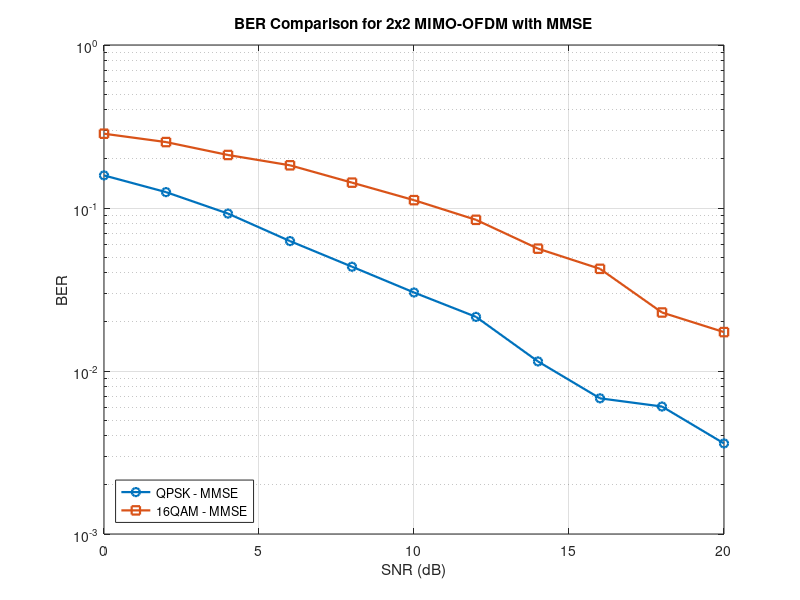
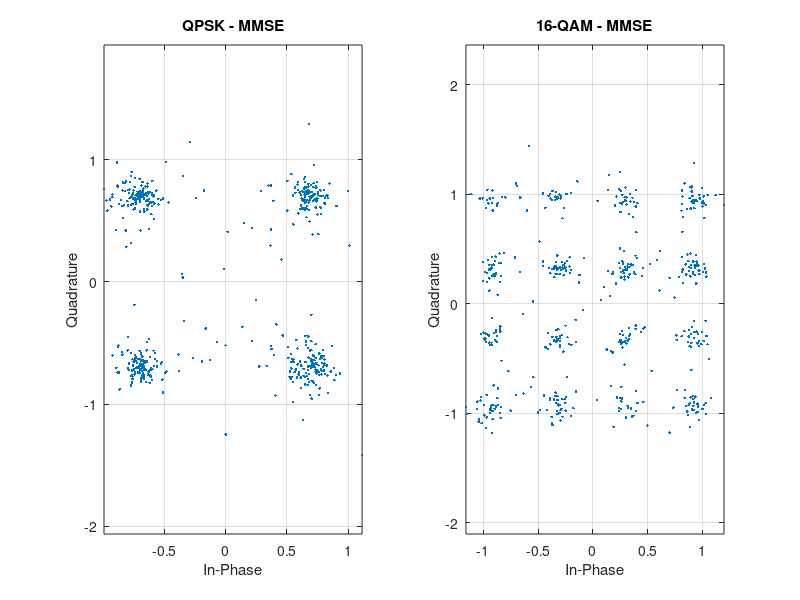
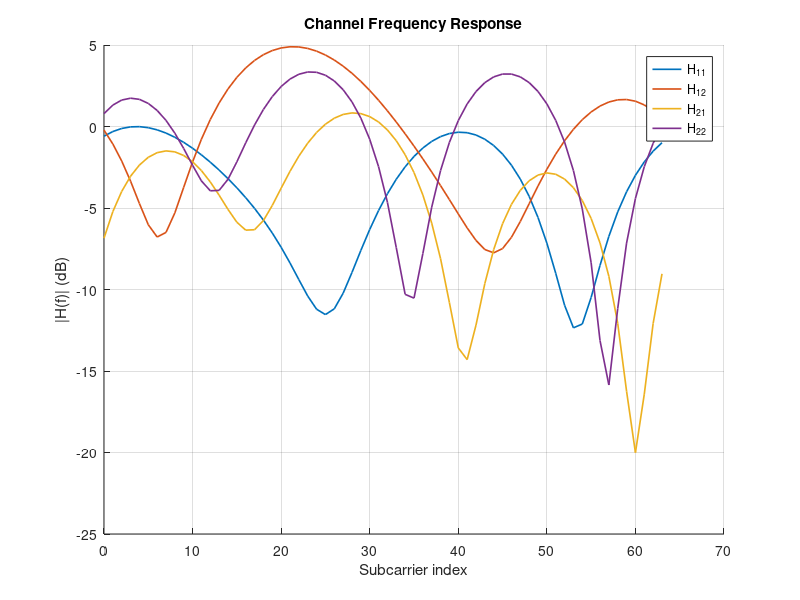
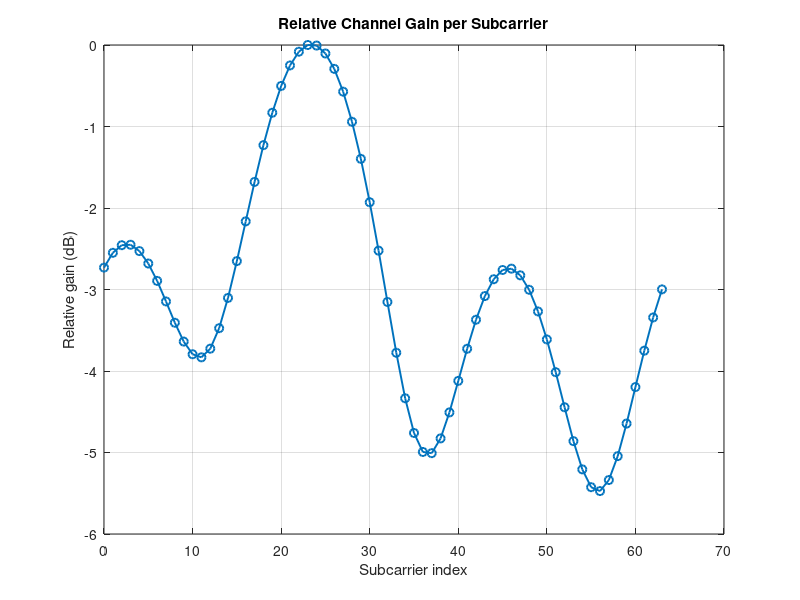

The MATLAB source for these figures, in order:
function MIMO_OFDM_MMSE_Only
clc; clear; close all;

% =========================================================
% All-in-one 2x2 MIMO-OFDM simulation for MATLAB R2016a
% MMSE equalizer only
% No external helper files
% No phased.* objects
% Includes:
%   - QPSK and 16-QAM
%   - Frequency-selective Rayleigh channel
%   - Perfect channel knowledge
%   - MMSE equalization only
%   - BER, constellation, channel response, PSD, MSE plots
% =========================================================

rng(2025);

%% Parameters
nTx = 2;
nRx = 2;
Nfft = 64;
Ncp = 16;
L = 4;                      % Number of channel taps
NofdmSym = 100;             % Number of OFDM symbols
SNRdB = 0:2:20;
numSNR = length(SNRdB);

modOrderList = [4 16];      % QPSK, 16-QAM
numMods = length(modOrderList);

% BER(modulation, snr)
BER = zeros(numMods, numSNR);

% Storage for plots
detectedConst = cell(numMods, 1);
mseStore = cell(numMods, 1);
Hstore = [];
psdSignal = [];

%% Main simulation
for mIdx = 1:numMods
    M = modOrderList(mIdx);
    bitsPerSymbol = log2(M);

    fprintf('Starting modulation M = %d\n', M);

    for sIdx = 1:numSNR
        snrDb = SNRdB(sIdx);
        snrLin = 10^(snrDb/10);
        noiseVar = 1/snrLin;

        errMMSE = 0;
        totalBits = 0;

        mseMMSE = zeros(Nfft,1);
        mseCount = zeros(Nfft,1);

        constMMSE = [];

        for blk = 1:NofdmSym

            %% Generate random bits for each TX antenna
            bits_tx = randi([0 1], nTx, Nfft * bitsPerSymbol);

            %% Map bits to symbols
            S_tx = zeros(nTx, Nfft);
            for tx = 1:nTx
                S_tx(tx,:) = mapSymbols(bits_tx(tx,:), M);
            end

            %% OFDM modulation (for PSD display only)
            txTime = zeros(nTx, Nfft + Ncp);
            for tx = 1:nTx
                x_ifft = ifft(S_tx(tx,:), Nfft);
                txTime(tx,:) = [x_ifft(end-Ncp+1:end) x_ifft];
            end

            if isempty(psdSignal) && mIdx == 1 && sIdx == numSNR
                psdSignal = txTime(1,:).';
            end

            %% Frequency-selective MIMO channel
            H_taps = zeros(nRx, nTx, L);
            for l = 1:L
                H_taps(:,:,l) = (randn(nRx,nTx) + 1j*randn(nRx,nTx)) / sqrt(2*L);
            end

            % Frequency response on each subcarrier
            H_freq = zeros(nRx, nTx, Nfft);
            for rx = 1:nRx
                for tx = 1:nTx
                    h = squeeze(H_taps(rx,tx,:));
                    h_padded = [h; zeros(Nfft-L,1)];
                    H_freq(rx,tx,:) = fft(h_padded, Nfft);
                end
            end

            if isempty(Hstore) && mIdx == 1 && sIdx == numSNR
                Hstore = H_freq;
            end

            %% Channel transmission on each subcarrier
            Y_rx = zeros(nRx, Nfft);
            for sc = 1:Nfft
                Hk = squeeze(H_freq(:,:,sc));
                xk = S_tx(:,sc);
                nk = sqrt(noiseVar/2) * (randn(nRx,1) + 1j*randn(nRx,1));
                yk = Hk * xk + nk;
                Y_rx(:,sc) = yk;
            end

            %% MMSE equalization only
            Xhat_MMSE = zeros(nTx, Nfft);

            for sc = 1:Nfft
                Hk = squeeze(H_freq(:,:,sc));
                yk = Y_rx(:,sc);

                Wmmse = (Hk' * Hk + noiseVar * eye(nTx)) \ Hk';
                Xhat_MMSE(:,sc) = Wmmse * yk;

                mseMMSE(sc) = mseMMSE(sc) + mean(abs(Xhat_MMSE(:,sc) - S_tx(:,sc)).^2);
                mseCount(sc) = mseCount(sc) + 1;
            end

            %% Demap bits
            rxBitsMMSE = zeros(nTx, Nfft * bitsPerSymbol);
            for tx = 1:nTx
                rxBitsMMSE(tx,:) = demapSymbols(Xhat_MMSE(tx,:), M);
            end

            %% BER accumulation
            errMMSE = errMMSE + sum(bits_tx(:) ~= rxBitsMMSE(:));
            totalBits = totalBits + numel(bits_tx);

            %% Save constellation at highest SNR
            if sIdx == numSNR
                constMMSE = [constMMSE; Xhat_MMSE(1,:).']; %#ok<AGROW>
            end

        end % blk

        BER(mIdx, sIdx) = errMMSE / totalBits;

        fprintf('M = %2d | SNR = %2d dB | BER MMSE = %.6f\n', ...
            M, snrDb, BER(mIdx, sIdx));

        if sIdx == numSNR
            detectedConst{mIdx} = constMMSE;
            mseStore{mIdx} = mseMMSE ./ mseCount;
        end

    end % sIdx

    fprintf('Done modulation M = %d\n', M);
end

%% =======================
% Plot 1: BER comparison
%% =======================
figure;
semilogy(SNRdB, squeeze(BER(1,:)), '-o', 'LineWidth', 1.6); hold on;
semilogy(SNRdB, squeeze(BER(2,:)), '-s', 'LineWidth', 1.6);
grid on;
xlabel('SNR (dB)');
ylabel('BER');
title('BER Comparison for 2x2 MIMO-OFDM with MMSE');
legend('QPSK - MMSE', '16QAM - MMSE', 'Location', 'southwest');

%% =======================
% Plot 2: Constellations
%% =======================
figure;
subplot(1,2,1);
plot(real(detectedConst{1}(1:min(500,end))), imag(detectedConst{1}(1:min(500,end))), '.');
grid on; axis equal;
title('QPSK - MMSE');
xlabel('In-Phase'); ylabel('Quadrature');

subplot(1,2,2);
plot(real(detectedConst{2}(1:min(500,end))), imag(detectedConst{2}(1:min(500,end))), '.');
grid on; axis equal;
title('16-QAM - MMSE');
xlabel('In-Phase'); ylabel('Quadrature');

%% =======================
% Plot 3: Channel frequency response
%% =======================
figure;
hold on;
leg = {};
for rx = 1:nRx
    for tx = 1:nTx
        plot(0:Nfft-1, 20*log10(abs(squeeze(Hstore(rx,tx,:))) + eps), 'LineWidth', 1.2);
        leg{end+1} = sprintf('H_{%d%d}', rx, tx); %#ok<AGROW>
    end
end
grid on;
xlabel('Subcarrier index');
ylabel('|H(f)| (dB)');
title('Channel Frequency Response');
legend(leg, 'Location', 'best');

%% =======================
% Plot 4: Relative gain per subcarrier
%% =======================
Hpower = squeeze(sum(sum(abs(Hstore).^2,1),2));
Hpower_dB = 10*log10(Hpower + eps);
Hpower_dB = Hpower_dB - max(Hpower_dB);

figure;
plot(0:Nfft-1, Hpower_dB, '-o', 'LineWidth', 1.4);
grid on;
xlabel('Subcarrier index');
ylabel('Relative gain (dB)');
title('Relative Channel Gain per Subcarrier');

%% =======================
% Plot 5: OFDM spectrum / PSD
%% =======================
figure;
try
    pwelch(psdSignal, hamming(64), 32, 512, 1, 'centered');
    title('PSD of Transmitted OFDM Signal');
catch
    Npsd = 512;
    Pxx = abs(fft(psdSignal, Npsd)).^2 / length(psdSignal);
    f = linspace(-0.5, 0.5, Npsd);
    plot(f, fftshift(10*log10(Pxx + eps)), 'LineWidth', 1.2);
    grid on;
    xlabel('Normalized Frequency');
    ylabel('Power (dB)');
    title('Power Spectrum of OFDM Signal');
end

%% =======================
% Plot 6: Per-subcarrier MSE
%% =======================
figure;
subplot(1,2,1);
plot(0:Nfft-1, 10*log10(mseStore{1} + eps), '-o');
grid on;
xlabel('Subcarrier index'); ylabel('MSE (dB)');
title('QPSK - MMSE MSE');

subplot(1,2,2);
plot(0:Nfft-1, 10*log10(mseStore{2} + eps), '-s');
grid on;
xlabel('Subcarrier index'); ylabel('MSE (dB)');
title('16-QAM - MMSE MSE');

disp('Simulation finished successfully.');

end

% =========================================================
% Subfunctions
% =========================================================

function sym = mapSymbols(bits, M)
bits = bits(:).';
bps = log2(M);
bmat = reshape(bits, bps, []).';

if M == 4
    sym = (1/sqrt(2)) * ((1 - 2*bmat(:,1)) + 1j*(1 - 2*bmat(:,2)));

elseif M == 16
    nSym = size(bmat,1);
    Ilev = zeros(nSym,1);
    Qlev = zeros(nSym,1);

    ibits = bmat(:,1:2);
    qbits = bmat(:,3:4);

    Ilev(ibits(:,1)==0 & ibits(:,2)==0) = -3;
    Ilev(ibits(:,1)==0 & ibits(:,2)==1) = -1;
    Ilev(ibits(:,1)==1 & ibits(:,2)==1) =  1;
    Ilev(ibits(:,1)==1 & ibits(:,2)==0) =  3;

    Qlev(qbits(:,1)==0 & qbits(:,2)==0) = -3;
    Qlev(qbits(:,1)==0 & qbits(:,2)==1) = -1;
    Qlev(qbits(:,1)==1 & qbits(:,2)==1) =  1;
    Qlev(qbits(:,1)==1 & qbits(:,2)==0) =  3;

    sym = (Ilev + 1j*Qlev) / sqrt(10);
else
    error('Only M = 4 and M = 16 are supported.');
end

sym = sym.';
end

function bits = demapSymbols(sym, M)
sym = sym(:);

if M == 4
    b0 = real(sym) < 0;
    b1 = imag(sym) < 0;
    bits = zeros(1, 2*length(sym));
    bits(1:2:end) = b0;
    bits(2:2:end) = b1;

elseif M == 16
    levels = [-3 -1 1 3];
    const = [];
    constBits = [];

    for ii = 1:4
        for qq = 1:4
            c = (levels(ii) + 1j*levels(qq)) / sqrt(10);
            const = [const; c]; %#ok<AGROW>

            switch ii
                case 1, Ibits = [0 0];
                case 2, Ibits = [0 1];
                case 3, Ibits = [1 1];
                case 4, Ibits = [1 0];
            end

            switch qq
                case 1, Qbits = [0 0];
                case 2, Qbits = [0 1];
                case 3, Qbits = [1 1];
                case 4, Qbits = [1 0];
            end

            constBits = [constBits; Ibits Qbits]; %#ok<AGROW>
        end
    end

    bits = zeros(1, 4*length(sym));
    for k = 1:length(sym)
        [~, idx] = min(abs(sym(k) - const));
        bits((k-1)*4+1:k*4) = constBits(idx,:);
    end
else
    error('Only M = 4 and M = 16 are supported.');
end
end
